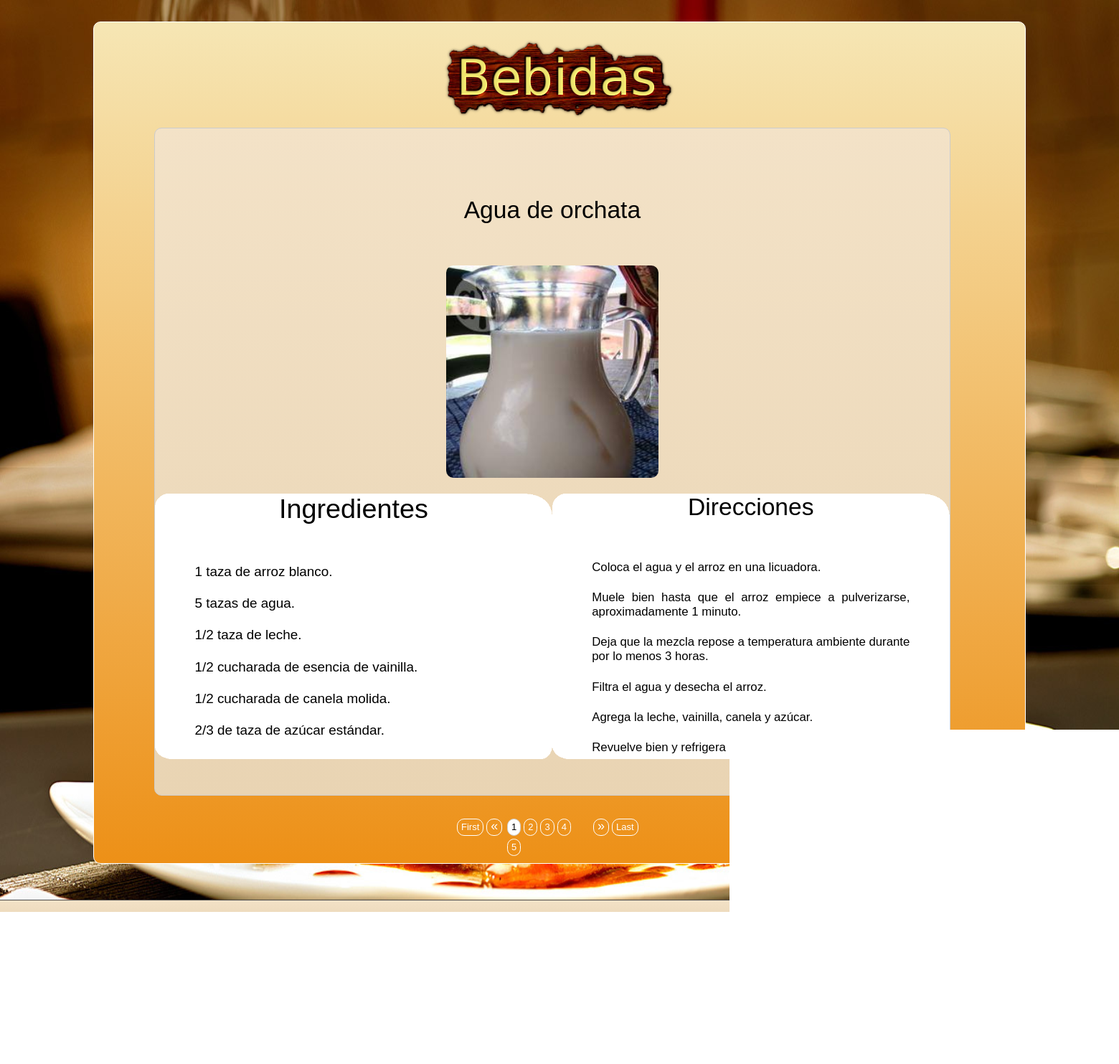
The app's page /catalog/bebidas/bebidas.php with its own data.
### tables this page shows
CREATE TABLE `bebidas` (
  `id` int(11) NOT NULL auto_increment,
  `nombre` varchar(500) default NULL,
  `img` varchar(500) default NULL,
  PRIMARY KEY  (`id`)
);

CREATE TABLE `ingre_proce_bebidas` (
  `id` int(11) NOT NULL auto_increment,
  `id_bebida` int(11) default NULL,
  `num_pasos` int(11) default NULL,
  `ingrediente` text,
  PRIMARY KEY  (`id`)
);

CREATE TABLE `proce_ingre_bebidas` (
  `id` int(11) NOT NULL auto_increment,
  `id_bebida` int(11) default NULL,
  `num_pasos` int(11) default NULL,
  `proceso` text,
  PRIMARY KEY  (`id`)
);

### catalog/bebidas/bebidas.php (the view, shortened to what this page needs)
<?php
    $con = db();
  $sql = 'SELECT * FROM bebidas';
  $resultado= $con->query($sql,MYSQLI_USE_RESULT);
   while($campos=$resultado->fetch_object()){
         $bebida[]=$campos;
   }
?>
<!DOCTYPE html>
<html>
<head runat="server">
    <link rel="stylesheet" type="text/css" href="../../css_recetario/reseter.css">
    <link href="css/style.css" rel="stylesheet" />
    <link href="css/style-preparacion.css" rel="stylesheet" />
</head>
<body class="fondo">
    <form id="form1">
        <div class="content">
            <div id="cuadro" class="cuerpo">
                <h1><img src="images/logo-bebidas.png"></h1>
            <?php foreach ($bebida as $b):?>
                <? $pagina=$pagina+1; ?>
                <div id="p<?= $pagina;?>" class="contenedor <?= ($b->id==1)?'_current':'';?>" style="<?=($b->id==1)?'':'display: none;';?>">
                    <p><?= $b->nombre?></p>
                    <div id="img">
                        <img src="images/<?= $b->img?>">
                    </div>
                    <div id="recipe-ingredients">
                        <h2 class="title">Ingredientes</h2>
                        <ul>
                        <?php
                            $ingredientes=array();
                            $sql = "SELECT * FROM ingre_proce_bebidas WHERE id_bebida = $b->id ORDER BY num_pasos ASC";
                            $resultado= $con->query($sql,MYSQLI_USE_RESULT);
                            while($campos=$resultado->fetch_object()){
                                    $ingredientes[]=$campos;
                            }
                        ?>
                        <?php foreach ($ingredientes as $ing):?>
                             <li>
                                <span itemprop="ingredients"><?= $ing->ingrediente?></span>
                            </li>
                        <?php endforeach ?>
                        </ul>
                    </div>
                    <div id="recipe-directions">
                        <h2 class="title" size="15px">Direcciones</h2>
                        <ul>
                        <?php
                            $proceso=array();
                            $sql = "SELECT * FROM proce_ingre_bebidas WHERE id_bebida = $b->id ORDER BY num_pasos ASC";
                            $resultado= $con->query($sql,MYSQLI_USE_RESULT);
                            while($campos=$resultado->fetch_object()){
                                    $proceso[]=$campos;
                            }
                        ?>
                        <?php foreach ($proceso as $pro):?>
                            <li>
                                <span itemprop="recipeInstructions"><?= $pro->proceso?></span>
                            </li>
                        <?php endforeach ?>
                        </ul>
                    </div>
                </div>
            <?php endforeach ?>
                <div id="paginas"></div>
            </div>
        </div>
    </form>
    <footer>
        <div class="content2">
            <ul>
                <li class="primero"><a href="../../catalog/main.php">Home</a></li>
                <li><a href="../../catalog/contacto.php">Contact</a></li>
            </ul>
        </div>
    </footer>
</body>

### catalog/bebidas/css/style.css (style rules this page uses)
.fondo { background-image: url("../images/fondo.jpg"); background-size: 100% 100% ; background-repeat:repeat-x; }
.content { margin-top:30px; padding:0px; bottom:0px; }
.cuerpo { width: 1050px; height: 924px; padding: 124px; margin: 10px auto; border: 1px solid #fff; background-color: #00AEEF; font-family: Arial, Helvetica, sans-serif; font-size: 30px; -webkit-border-radius: 10px; -moz-border-radius: 10px; border-radius: 10px; background: rgb(246,230,180); background: -moz-linear-gradient(top, rgba(246,230,180,1) 0%, rgba(237,144,23,1) 100%); background: -webkit-gradient(linear, left top, left bottom, color-stop(0%,rgba(246,230,180,1)), color-stop(100%,rgba(237,144,23,1))); background: -webkit-linear-gradient(top, rgba(246,230,180,1) 0%,rgba(237,144,23,1) 100%); background: -o-linear-gradient(top, rgba(246,230,180,1) 0%,rgba(237,144,23,1) 100%); background: -ms-linear-gradient(top, rgba(246,230,180,1) 0%,rgba(237,144,23,1) 100%); background: linear-gradient(to bottom, rgba(246,230,180,1) 0%,rgba(237,144,23,1) 100%); filter: progid:DXImageTransform.Microsoft.gradient( startColorstr='#f6e6b4', endColorstr='#ed9017',GradientType=0 ); }
.cuerpo h1 { color:#CCC; text-align: center; margin-top: -100px; margin-bottom: 5px; }
.contenedor { height: 740px; border: 1px solid #CCC; width: 105.5%; margin: 2px -40px; padding: 9% 0%; padding: 9% 0%; text-align: center; background-color: white; font-size: 0.7em; -webkit-border-radius: 10px; -moz-border-radius: 10px; border-radius: 10px; background: #f3e2c7; background: -moz-linear-gradient(top, #f3e2c7 0%, #e9d4b3 100%); background: -webkit-gradient(linear, left top, left bottom, color-stop(0%,#f3e2c7), color-stop(100%,#e9d4b3)); background: -webkit-linear-gradient(top, #f3e2c7 0%,#e9d4b3 100%); background: -o-linear-gradient(top, #f3e2c7 0%,#e9d4b3 100%); background: -ms-linear-gradient(top, #f3e2c7 0%,#e9d4b3 100%); background: linear-gradient(to bottom, #f3e2c7 0%,#e9d4b3 100%); filter: progid:DXImageTransform.Microsoft.gradient( startColorstr='#f3e2c7', endColorstr='#e9d4b3',GradientType=0 ); }
.jPaginate { height:34px; position:relative; color:white; font-size:small; width:100%; margin-left: 380px; margin-top: 30px; font-family: arial; }
footer { text-align: center; margin-top: 50px; background-color: #333; border-top: solid 1px #4c4c4c; font-size: 16px; padding-top: 50px; padding-bottom: 150px; color: #838383; background: rgba(243,226,199,1); background: -moz-linear-gradient(top, rgba(243,226,199,1) 0%, rgba(193,158,103,1) 71%, rgba(169,110,21,1) 99%, rgba(168,108,18,1) 100%); background: -webkit-gradient(left top, left bottom, color-stop(0%, rgba(243,226,199,1)), color-stop(71%, rgba(193,158,103,1)), color-stop(99%, rgba(169,110,21,1)), color-stop(100%, rgba(168,108,18,1))); background: -webkit-linear-gradient(top, rgba(243,226,199,1) 0%, rgba(193,158,103,1) 71%, rgba(169,110,21,1) 99%, rgba(168,108,18,1) 100%); background: -o-linear-gradient(top, rgba(243,226,199,1) 0%, rgba(193,158,103,1) 71%, rgba(169,110,21,1) 99%, rgba(168,108,18,1) 100%); background: -ms-linear-gradient(top, rgba(243,226,199,1) 0%, rgba(193,158,103,1) 71%, rgba(169,110,21,1) 99%, rgba(168,108,18,1) 100%); background: linear-gradient(to bottom, rgba(243,226,199,1) 0%, rgba(193,158,103,1) 71%, rgba(169,110,21,1) 99%, rgba(168,108,18,1) 100%); filter: progid:DXImageTransform.Microsoft.gradient( startColorstr='#f3e2c7', endColorstr='#a86c12', GradientType=0 ); }
footer div ul { margin-top: 10px; }
footer a { text-decoration:none; color:#838383; }
footer ul { display: inline-block; }
footer ul li { display: inline-block; border-right: solid 2px #4c4c4c; border-left: solid 2px #4c4c4c; padding-right: 20px; padding-left: 20px; }
.content2 { width:960px; margin:0px auto; }

### records on screen
bebidas: nombre "Agua de orchata", img (picture)
ingre_proce_bebidas: ingrediente "1 taza de arroz blanco."
ingre_proce_bebidas: ingrediente "5 tazas de agua."
ingre_proce_bebidas: ingrediente "1/2 taza de leche."
ingre_proce_bebidas: ingrediente "1/2 cucharada de esencia de vainilla."
ingre_proce_bebidas: ingrediente "1/2 cucharada de canela molida."
ingre_proce_bebidas: ingrediente "2/3 de taza de azúcar estándar."
proce_ingre_bebidas: proceso "Coloca el agua y el arroz en una licuadora."
proce_ingre_bebidas: proceso "Muele bien hasta que el arroz empiece a pulverizarse, aproximadamente 1 minuto."
proce_ingre_bebidas: proceso "Deja que la mezcla repose a temperatura ambiente durante por lo menos 3 horas."
proce_ingre_bebidas: proceso "Filtra el agua y desecha el arroz."
proce_ingre_bebidas: proceso "Agrega la leche, vainilla, canela y azúcar."
proce_ingre_bebidas: proceso "Revuelve bien y refrigera hasta antes de servir."
